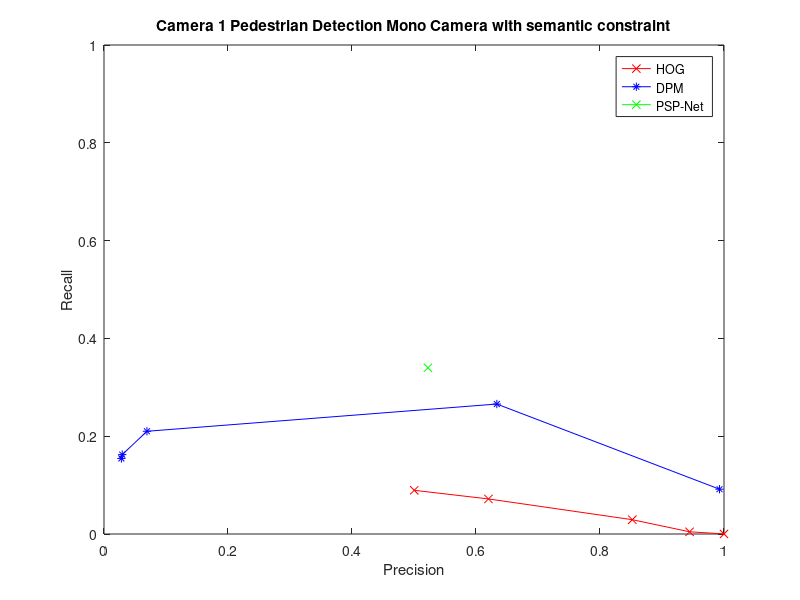
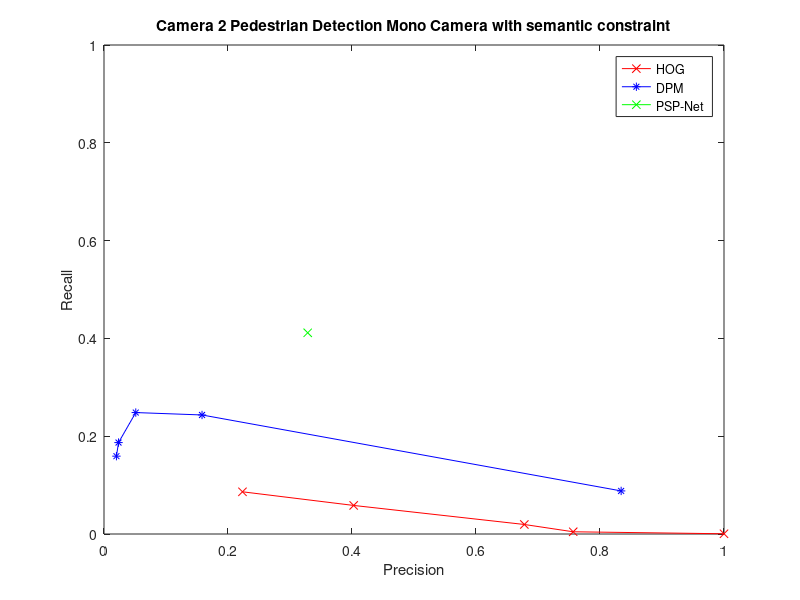
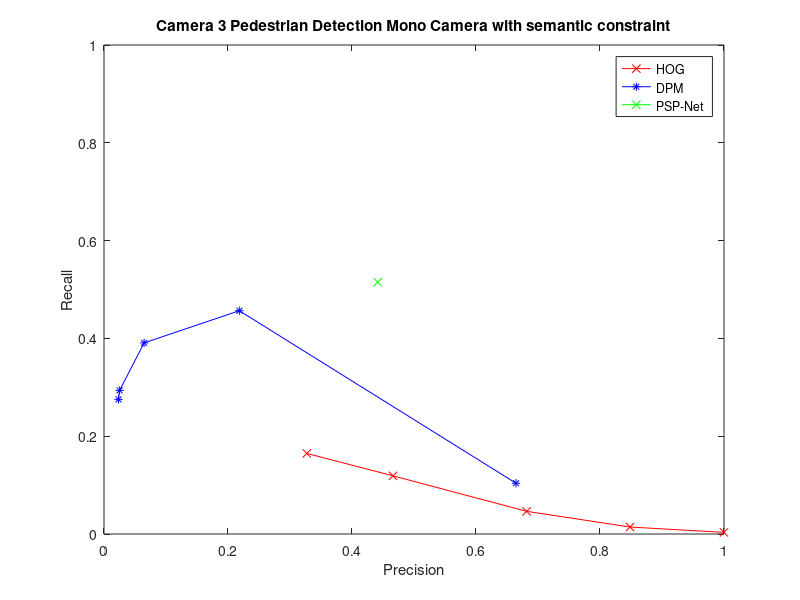

The MATLAB script that drew these images, in order:
clc;
clear all;
%close all;


%% Pedestrian Detection Mono Camera Semantic Constrains

% Camera 1
HOGPrecision1 = [0.500374 0.620092 0.85214 0.944444 1];
HOGRecall1 = [0.0893549 0.0717243 0.0292507 0.0045412 0.000133565];

DPMPrecision1 = [0.028032 0.0294195 0.069287 0.633588 0.992764];
DPMRecall1 = [0.154541 0.162377 0.210086 0.265777 0.0916255];

PSPPrecision1 = [0.52237];
PSPRecall1 = [0.33992];

figure(4)
plot(HOGPrecision1, HOGRecall1, '-rx')
hold on;
plot(DPMPrecision1, DPMRecall1, '-b*')
plot(PSPPrecision1, PSPRecall1, '-gx')
xlim([0 1]);ylim([0 1]);
xlabel('Precision');
ylabel('Recall');
legend('HOG', 'DPM', 'PSP-Net')
title('Camera 1 Pedestrian Detection Mono Camera with semantic constraint')

% Camera 2
HOGPrecision2 = [0.223342 0.402685 0.677966 0.756757 1 ];
HOGRecall2 = [0.0863216 0.0584131 0.019471 0.0045432 0.000486776];

DPMPrecision2 = [0.0200525 0.0234217 0.0512351 0.158117 0.834101];
DPMRecall2 = [0.159186 0.186966 0.248346 0.243432 0.0881064];

PSPPrecision2 = [0.32854];
PSPRecall2 = [0.41148];

figure(5)
plot(HOGPrecision2, HOGRecall2, '-rx')
hold on;
plot(DPMPrecision2, DPMRecall2, '-b*')
plot(PSPPrecision2, PSPRecall2, '-gx')
xlim([0 1]);ylim([0 1]);
xlabel('Precision');
ylabel('Recall');
legend('HOG', 'DPM', 'PSP-Net')
title('Camera 2 Pedestrian Detection Mono Camera with semantic constraint')

% Camera 3
HOGPrecision3 = [0.327098 0.466068 0.681648 0.848485 1];
HOGRecall3 = [0.164799 0.118981 0.0463694 0.0142675 0.0033121];

DPMPrecision3 = [0.0233628 0.0251848 0.0646747 0.218275 0.664495];
DPMRecall3 = [0.275329 0.293673 0.390808 0.456605 0.10387];

PSPPrecision3 = [0.44151];
PSPRecall3 = [0.51502];

figure(6)
plot(HOGPrecision3, HOGRecall3, '-rx')
hold on;
plot(DPMPrecision3, DPMRecall3, '-b*')
plot(PSPPrecision3, PSPRecall3, '-gx')
xlim([0 1]);ylim([0 1]);
xlabel('Precision');
ylabel('Recall');
legend('HOG', 'DPM', 'PSP-Net')
title('Camera 3 Pedestrian Detection Mono Camera with semantic constraint')
